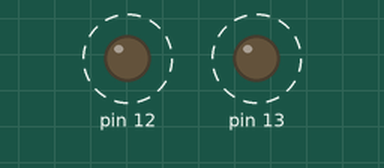
A sketch run on a simulated Arduino Uno, built with avr-gcc and run on an emulated ATmega328P. On the bench: output pins drawn as LEDs (lit = HIGH). Dashed ring = blinking.

Above: at 0.2 s.
Timing chart, 0 to 4.6 s (numbered marks = the images above):
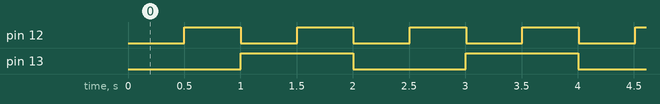

The sketch:

blink.ino
```cpp
/* Blink without Delay
 Class: definizione di una classe LED.

 L'oggetto LED integra i dati (proprieta') del led con i metodi (le funzioni).
 */

// Oggetti:
class Lampeggiatore {
  // Lampeggia un LED utilizzando millis()
  // Variabili
  int ledPin ;           // il numero del LED pin
  int ledState ;         // stato attuale del LED
  long interval ;        // milliseconds di intervallo nel lampeggiare
  long previousMillis ;  // precedente cambio di stato

  // Constructor: come viene instanziato un oggetto facente parte della classe
public:
  Lampeggiatore(int pin, long time)
  {
    ledPin = pin;
    pinMode(ledPin, OUTPUT);
    ledState = LOW;
    previousMillis = 0;
    interval = time;
  }

// Una funzione facente parte di una classe prende il nome di "metodo" della stessa:
  void Update () {
    // Illumina il ledB secondo un intervallo passato come argomento

    if(millis() - previousMillis > interval) {
      // save the last time you blinked the LED
      previousMillis = millis();

      // if the LED is off turn it on and vice-versa:
      ledState = !ledState ; // Inverti il LED
    }
    // set the LED with the ledState of the variable:
    digitalWrite(ledPin, ledState);
  }

};

// Instanziamo i due led dalla classe
Lampeggiatore ledA(13, 1000);
Lampeggiatore ledB(12, 500);

void setup() {
}

void loop()
{
ledA.Update();
ledB.Update();
}

/* Domande:
 1. Ogni quante volte viene eseguito il codice del loop per ogni millisecondo?
 2. Utilizzare un interrupt per richiamare Update()
    Es: https://learn.adafruit.com/multi-tasking-the-arduino-part-2/overview
 */
```

Measured:
- by itself, pin 12: alternates HIGH for 0.50 s and LOW for 0.50 s
- by itself, pin 13: alternates HIGH for 1.0 s and LOW for 1.0 s
- by itself, everything shown: repeats every 2.0 s, in 6 steps
